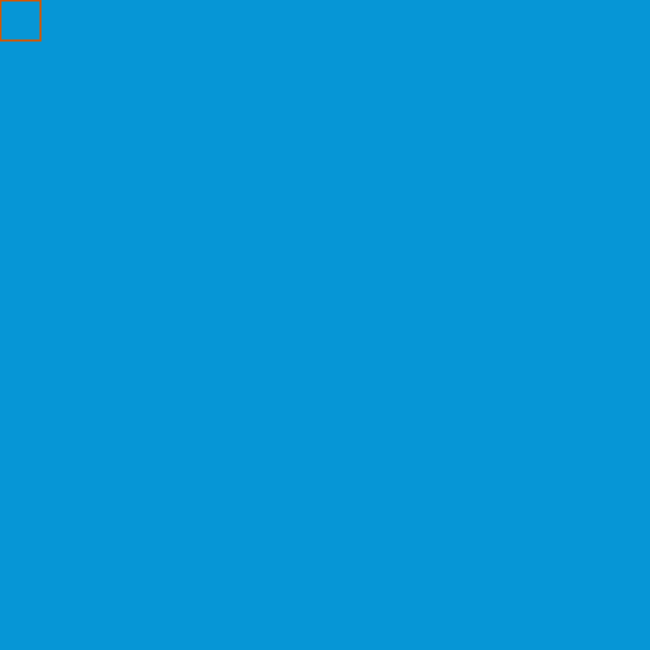
Frame 1 (no input)
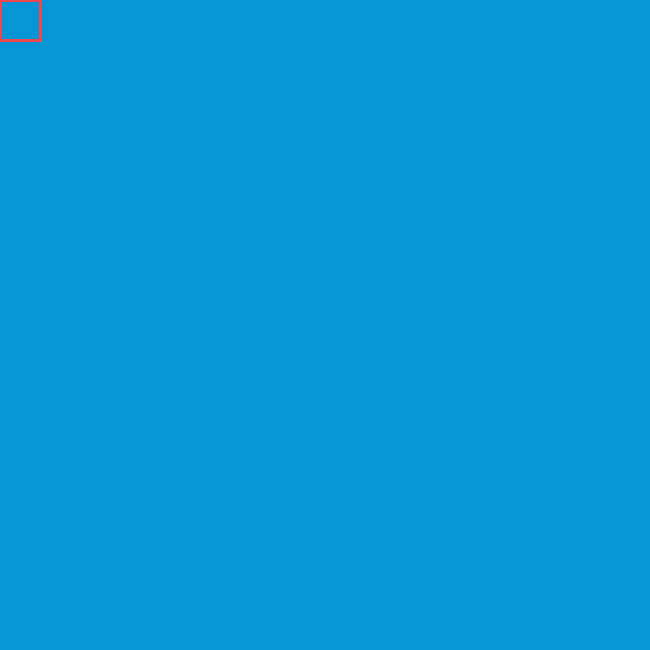
Frame 60 (the mouse pressed at the canvas centre just before this capture)
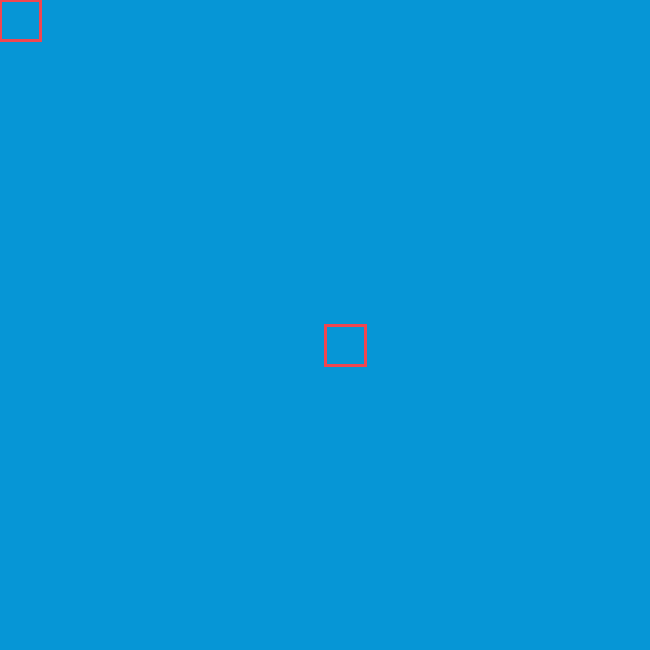
Frame 120 (the mouse held since frame 60 and released just before this capture)

The Processing sketch that drew these frames (run headless with seeded random() and noise(); from frame 60 on, the mouse is pressed at the canvas centre):

// Processing sketch: processing_135232
// ── processing_135232.pde

void setup () {
background(6,150,214);
size(650,650);
fill(6,150,214);
stroke(214,86,0);
strokeWeight(2);

}
void draw () {
  rect(mouseX, mouseY, width/16, height/16);
  stroke (240,70,80); 
  noFill(); 
  
}
